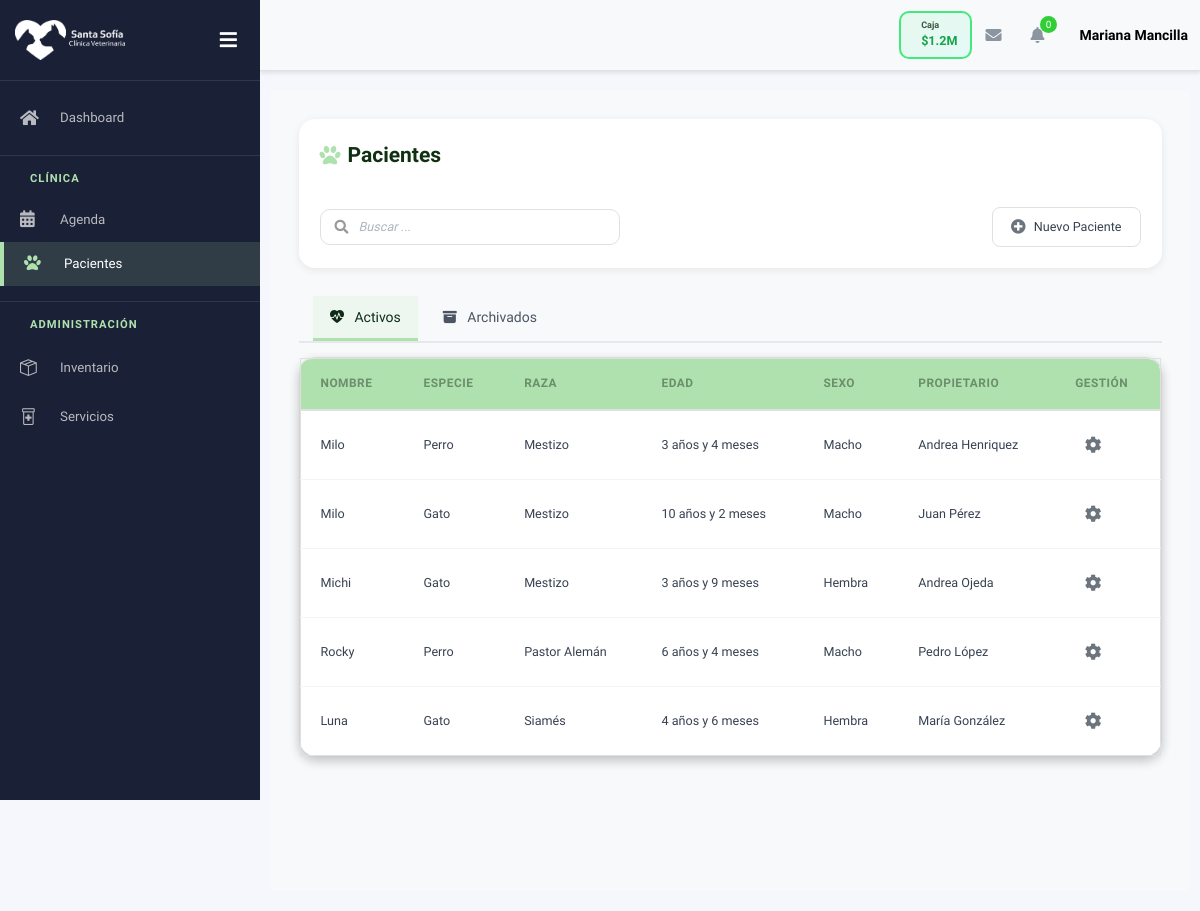
/pacientes/ (signed in), run on the app's committed database.
### cuentas/models.py (models this page shows, shortened)
class CustomUser(AbstractBaseUser, PermissionsMixin):
    ROLES = [
        ('administracion', 'Administración'),
        ('veterinario', 'Veterinario'),
        ('recepcion', 'Recepción'),
    ]
    rut = models.CharField(max_length=12, unique=True, verbose_name="RUT")
    username = models.CharField(max_length=20, unique=True, editable=False)
    nombre = models.CharField(max_length=50)
    apellido = models.CharField(max_length=50)
    correo = models.EmailField(unique=True)
    telefono = models.CharField(max_length=20, blank=True, null=True)
    direccion = models.CharField(max_length=255, blank=True, null=True)
    tipo_contrato = models.CharField(max_length=50, blank=True, null=True)
    rol = models.CharField(max_length=20, choices=ROLES, default='recepcion', verbose_name="Rol")
    is_staff = models.BooleanField(default=False)
    is_active = models.BooleanField(default=True)
    date_joined = models.DateTimeField(default=timezone.now)
    objects = CustomUserManager()
    USERNAME_FIELD = 'rut'
    REQUIRED_FIELDS = ['correo', 'nombre', 'apellido']
    def get_rol_display_custom(self):
        if self.is_staff and self.is_superuser:
            return 'Administración'
        return self.get_rol_display()

### pacientes/models.py (models this page shows, shortened)
class Paciente(models.Model):
    ESPECIE_CHOICES = [
        ('perro', 'Perro'),
        ('gato', 'Gato'),
        ('otro', 'Otro'),
    ]
    SEXO_CHOICES = [
        ('M', 'Macho'),
        ('H', 'Hembra'),
    ]
    nombre = models.CharField(max_length=100)
    especie = models.CharField(max_length=20, choices=ESPECIE_CHOICES)
    raza = models.CharField(max_length=100, blank=True, null=True)
    color = models.CharField(max_length=50, blank=True, null=True)
    sexo = models.CharField(max_length=1, choices=SEXO_CHOICES)
    fecha_nacimiento = models.DateField(blank=True, null=True)
    edad_anos = models.IntegerField(blank=True, null=True)
    edad_meses = models.IntegerField(blank=True, null=True)
    microchip = models.CharField(max_length=50, blank=True, null=True, unique=True)
    ultimo_peso = models.DecimalField(max_digits=6, decimal_places=2, blank=True, null=True)
    alergias = models.TextField(blank=True, null=True, help_text="Ej: alergia al pollo, penicilina")
    enfermedades_cronicas = models.TextField(blank=True, null=True, help_text="Ej: diabetes, artritis")
    medicamentos_actuales = models.TextField(blank=True, null=True, help_text="Medicamentos que está tomando actualmente")
    cirugia_previa = models.TextField(blank=True, null=True, help_text="Cirugías previas realizadas")
    propietario = models.ForeignKey(Propietario, on_delete=models.CASCADE, related_name='mascotas')
    activo = models.BooleanField(default=True)
    fecha_registro = models.DateTimeField(auto_now_add=True)
    class Meta:
        verbose_name = 'Paciente'
        verbose_name_plural = 'Pacientes'
        ordering = ['-fecha_registro']
    @property
    def edad_formateada(self):
        if self.fecha_nacimiento:
            hoy = date.today()
            delta = relativedelta(hoy, self.fecha_nacimiento)
            if delta.years > 0 and delta.months > 0:
                return f"{delta.years} año{'s' if delta.years != 1 else ''} y {delta.months} mes{'es' if delta.months != 1 else ''}"
            elif delta.years > 0:
                return f"{delta.years} año{'s' if delta.years != 1 else ''}"
            elif delta.months > 0:
                return f"{delta.months} mes{'es' if delta.months != 1 else ''}"
            else:
                return f"{delta.days} día{'s' if delta.days != 1 else ''}"
        elif self.edad_anos is not None:
            texto = f"{self.edad_anos} año{'s' if self.edad_anos != 1 else ''}"
            if self.edad_meses:
                texto += f" y {self.edad_meses} mes{'es' if self.edad_meses != 1 else ''}"
            return f"~{texto} (estimado)"
        return "No especificada"

class Propietario(models.Model):
    nombre = models.CharField(max_length=100)
    apellido = models.CharField(max_length=100)
    telefono = models.CharField(max_length=20, blank=True, null=True)
    email = models.EmailField(blank=True, null=True)
    direccion = models.TextField(blank=True, null=True)
    fecha_registro = models.DateTimeField(auto_now_add=True)
    class Meta:
        verbose_name = 'Propietario'
        verbose_name_plural = 'Propietarios'
        ordering = ['apellido', 'nombre']
    @property
    def nombre_completo(self):
        return f"{self.nombre} {self.apellido}"

### pacientes/views.py (the view)
# urls.py: path('', views.pacientes_view, name='pacientes'),
@login_required
def pacientes_view(request):
    estado = request.GET.get('estado', 'activos')
    if estado == 'archivados':
        pacientes = Paciente.objects.select_related('propietario').filter(activo=False).order_by('-fecha_registro')
    else:
        pacientes = Paciente.objects.select_related('propietario').filter(activo=True).order_by('-fecha_registro')
    context = {
        'pacientes': pacientes,
        'estado_actual': estado
    }
    return render(request, 'pacientes/pacientes.html', context)

### pacientes/templates/pacientes/pacientes.html (shortened to what this page needs)
{% extends "partials/base_table.html" %}
{% load static %}
{% block table_title %}
<i class="fas fa-paw"></i> Pacientes
{% endblock %}
{% block styles %}
<link rel="stylesheet" href="{% static 'css/base/tables_base.css' %}?v=4" type="text/css" media="all">
{% endblock %}
{% block table_buttons %}
<button type="button" onclick="abrirModalNuevoPaciente()">
    <i class="fas fa-plus-circle"></i> Nuevo Paciente
</button>
{% endblock %}
{% block table_tabs %}
<div class="tabs-estado" style="margin: 1rem 0; padding: 0 1rem;">
    <button type="button" class="tab-estado {% if estado_actual != 'archivados' %}active{% endif %}"
            onclick="cambiarEstadoPacientes('activos')">
        <i class="bi bi-heart-pulse-fill"></i> Activos
    </button>
    <button type="button" class="tab-estado {% if estado_actual == 'archivados' %}active{% endif %}"
            onclick="cambiarEstadoPacientes('archivados')">
        <i class="bi bi-archive-fill"></i> Archivados
    </button>
</div>
{% endblock %}
{% block table_columns %}
<th>Nombre</th>
<th>Especie</th>
<th>Raza</th>
<th>Edad</th>
<th>Sexo</th>
<th>Propietario</th>
<th>Gestión</th>
{% endblock %}
{% block table_rows %}
{% for paciente in pacientes %}
<tr data-especie="{{ paciente.especie|lower }}" data-sexo="{{ paciente.sexo|lower }}">
    <td>{{ paciente.nombre }}</td>
    <td>{{ paciente.get_especie_display|default:paciente.especie|capfirst }}</td>
    <td>{{ paciente.raza|default:"-" }}</td>
    <td>{{ paciente.edad_formateada }}</td>
    <td>{{ paciente.get_sexo_display|default:paciente.sexo|capfirst }}</td>
    <td>{{ paciente.propietario.nombre_completo|default:"-" }}</td>
    <td>
        <div class="manage-wheel">
            <button type="button" onclick="toggleWheel(this)">
                <i class="fas fa-cog"></i>
            </button>
        </div>
    </td>
</tr>
{% endfor %}
{% endblock %}

### templates/partials/topbar.html (shortened to what this page needs)
{% load static %}
<div class="main-header">
    <nav class="navbar navbar-header navbar-header-transparent navbar-expand-lg border-bottom">
        <div class="container-fluid">
            <ul class="navbar-nav topbar-nav ms-md-auto align-items-center">
                <li class="nav-item topbar-icon d-flex d-lg-none">
                    <div class="cash-status-btn open cash-status-mobile" id="cashStatusBtnMobile" onclick="toggleCashRegister()">
                        <div class="status-info">
                            <h6 id="cashStatusLabelMobile">Caja</h6>
                            <div class="amount" id="cashAmountMobile">$1.2M</div>
                        </div>
                    </div>
                </li>
                <li class="nav-item topbar-icon dropdown hidden-caret">
                    <a class="nav-link dropdown-toggle" href="#" id="messageDropdown" role="button"
                        data-bs-toggle="dropdown" aria-haspopup="true" aria-expanded="false">
                        <i class="fa fa-envelope"></i>
                    </a>
                </li>
                <li class="nav-item topbar-icon dropdown hidden-caret">
                    <a class="nav-link dropdown-toggle" href="#" id="notifDropdown" role="button"
                        data-bs-toggle="dropdown" aria-haspopup="true" aria-expanded="false">
                        <i class="fa fa-bell"></i>
                        <span class="notification">0</span>
                    </a>
                </li>
                <li class="nav-item topbar-user dropdown hidden-caret">
                    <a class="dropdown-toggle profile-pic" data-bs-toggle="dropdown" href="#" aria-expanded="false">
                        <span class="profile-username">
                            <span class="fw-bold">{{ user.nombre }} {{ user.apellido }}</span>
                        </span>
                    </a>
                </li>
            </ul>
        </div>
    </nav>
</div>

### static/css/dashboard_style.css (style rules this page uses)
:root { --primary-color: #afe1af; --primary-hover: #89c57c; --text-dark: #103012; }

### static/css/base/vet-custom.css (style rules this page uses)
:root { --primary-color: #1e88e5; --primary-hover: #1565c0; --danger-color: #e53935; --danger-hover: #c62828; --success-color: #43a047; --success-hover: #2e7d32; --text-dark: #212121; --text-light: #757575; --bg-light: #f5f5f5; --border-color: #e0e0e0; }

### static/css/base/modals_base.css (style rules this page uses)
:root { --primary-color: #afe1af; --primary-hover: #89c57c; --text-dark: #103012; --bg-light: #f8f9fa; --border-color: #e0e0e0; --shadow-sm: 0 2px 8px rgba(0, 0, 0, 0.08); --shadow-md: 0 4px 12px rgba(0, 0, 0, 0.12); --grey: #afafaf; --grey-hover: #a8a8a8; --z-modal-backdrop: 999998; --z-modal: 999999; }
.navbar, .header, .main-header, .topbar { z-index: 100 !important; }

### static/css/base/estilos_generales.css (style rules this page uses)
h6 { font-size: 0.9rem; font-weight: 600; color: var(--text-dark); margin-bottom: 0.5rem; }
.table-header h4 i, .table-header-grid h4 i { color: var(--primary-color); }
.table-action-buttons button { white-space: nowrap !important; }
table thead th { padding: 1rem; text-align: left; font-weight: 600; color: var(--primary-dark); font-size: 0.9rem; }
table thead th:first-child { border-top-left-radius: var(--radius-lg); }
table thead th:last-child { border-top-right-radius: var(--radius-lg); }
table tbody tr { border-bottom: 1px solid var(--border-color); transition: background-color 0.2s ease; }
table tbody td { padding: 1rem; color: var(--text-dark); font-size: 0.9rem; }
.container-fluid { padding: 2rem; background: var(--bg-light); min-height: 100vh; }
.d-flex { display: flex !important; }
.align-items-center { align-items: center !important; }
.fw-bold { font-weight: 700 !important; }
.border-bottom { border-bottom: 1px solid var(--border-color) !important; }
body { margin: 0; padding: 0; }
.container, .container-fluid { width: 100% !important; max-width: 100% !important; }
.main-header { position: sticky !important; top: 0 !important; z-index: 999 !important; box-shadow: 0 2px 4px rgba(0,0,0,0.1) !important; margin: 0 !important; display: flex !important; align-items: center !important; }
.navbar-header { width: 100% !important; padding: 0 !important; margin: 0 !important; }

### static/css/base/tables_base.css (style rules this page uses)
:root { --primary-color: #afe1af; --primary-hover: #89c57c; --text-dark: #103012; --bg-light: #f8f9fa; --border-color: #e0e0e0; --shadow-sm: 0 2px 8px rgba(0, 0, 0, 0.08); --shadow-md: 0 4px 12px rgba(0, 0, 0, 0.12); }
.container-fluid { padding: 2rem; background: var(--bg-light); min-height: 100vh; }
.table-header h4 i, .table-header-grid h4 i { color: var(--primary-color); }
.table-action-buttons button { width: 100% !important; justify-content: flex-end !important; all: unset !important; display: flex !important; align-items: center !important; gap: 8px !important; padding: 10px 18px !important; font-weight: 500 !important; font-size: 0.9rem !important; border-radius: 8px !important; transition: all 0.25s ease !important; background: white !important; border: 1.5px solid #e0e0e0 !important; color: #374151 !important; cursor: pointer !important; user-select: none !important; box-sizing: border-box !important; white-space: nowrap !important; }
.table-action-buttons button i { font-size: 15px !important; color: #6c757d !important; transition: color 0.25s ease !important; }
.vet-table th { padding: 16px 20px !important; text-align: left !important; font-size: 0.85rem !important; font-weight: 700 !important; text-transform: uppercase !important; letter-spacing: 0.5px !important; border: none !important; }
.vet-table td { padding: 16px 20px !important; text-align: left !important; border-bottom: 1px solid #f3f4f6 !important; font-size: 0.9rem !important; color: #374151 !important; position: relative !important; overflow: visible !important; }
.vet-table tbody tr { transition: all 0.2s ease !important; position: relative !important; overflow: visible !important; }
.vet-table tbody tr:last-child td { border-bottom: none !important; }
.manage-wheel { position: relative; display: inline-block; }
.manage-wheel > button { background: none !important; border: none !important; border-radius: 0 !important; width: 36px !important; height: 36px !important; display: flex !important; align-items: center !important; justify-content: center !important; color: #6c757d !important; font-size: 1.2rem !important; cursor: pointer !important; transition: background 0.2s, color 0.2s, border-color 0.2s, transform 0.3s; box-shadow: none !important; transform: rotate(0deg); }

### data on the page
CustomUser: nombre "Mariana", apellido "Mancilla"
Paciente: nombre "Milo", especie "Perro", raza "Mestizo", edad_formateada "3 años y 4 meses", sexo "Macho", propietario.nombre_completo "Andrea Henriquez"
Paciente: nombre "Milo", especie "Gato", raza "Mestizo", edad_formateada "10 años y 2 meses", sexo "Macho", propietario.nombre_completo "Juan Pérez"
Paciente: nombre "Michi", especie "Gato", raza "Mestizo", edad_formateada "3 años y 9 meses", sexo "Hembra", propietario.nombre_completo "Andrea Ojeda"
Paciente: nombre "Rocky", especie "Perro", raza "Pastor Alemán", edad_formateada "6 años y 4 meses", sexo "Macho", propietario.nombre_completo "Pedro López"
Paciente: nombre "Luna", especie "Gato", raza "Siamés", edad_formateada "4 años y 6 meses", sexo "Hembra", propietario.nombre_completo "María González"
